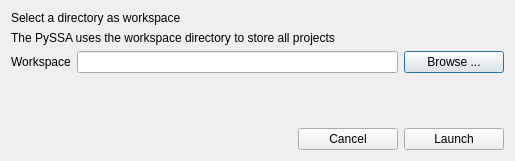
<?xml version="1.0" encoding="UTF-8"?>
<ui version="4.0">
 <class>Dialog</class>
 <widget class="QDialog" name="Dialog">
  <property name="geometry">
   <rect>
    <x>0</x>
    <y>0</y>
    <width>515</width>
    <height>161</height>
   </rect>
  </property>
  <property name="windowTitle">
   <string>Dialog</string>
  </property>
  <layout class="QVBoxLayout" name="verticalLayout_2">
   <item>
    <layout class="QVBoxLayout" name="verticalLayout">
     <item>
      <widget class="QLabel" name="lbl_title">
       <property name="text">
        <string>Select a directory as workspace</string>
       </property>
      </widget>
     </item>
     <item>
      <widget class="QLabel" name="lbl_description">
       <property name="text">
        <string>The PySSA uses the workspace directory to store all projects</string>
       </property>
      </widget>
     </item>
    </layout>
   </item>
   <item>
    <layout class="QHBoxLayout" name="horizontalLayout">
     <item>
      <widget class="QLabel" name="label_3">
       <property name="text">
        <string>Workspace</string>
       </property>
      </widget>
     </item>
     <item>
      <widget class="QLineEdit" name="txt_workspace">
       <property name="readOnly">
        <bool>true</bool>
       </property>
      </widget>
     </item>
     <item>
      <widget class="QPushButton" name="btn_choose_workspace">
       <property name="minimumSize">
        <size>
         <width>100</width>
         <height>0</height>
        </size>
       </property>
       <property name="maximumSize">
        <size>
         <width>100</width>
         <height>100</height>
        </size>
       </property>
       <property name="text">
        <string>Browse ...</string>
       </property>
      </widget>
     </item>
    </layout>
   </item>
   <item>
    <spacer name="verticalSpacer">
     <property name="orientation">
      <enum>Qt::Vertical</enum>
     </property>
     <property name="sizeHint" stdset="0">
      <size>
       <width>20</width>
       <height>40</height>
      </size>
     </property>
    </spacer>
   </item>
   <item>
    <layout class="QHBoxLayout" name="horizontalLayout_2">
     <item>
      <spacer name="horizontalSpacer">
       <property name="orientation">
        <enum>Qt::Horizontal</enum>
       </property>
       <property name="sizeHint" stdset="0">
        <size>
         <width>40</width>
         <height>20</height>
        </size>
       </property>
      </spacer>
     </item>
     <item>
      <widget class="QPushButton" name="btn_cancel">
       <property name="minimumSize">
        <size>
         <width>100</width>
         <height>0</height>
        </size>
       </property>
       <property name="maximumSize">
        <size>
         <width>100</width>
         <height>16777215</height>
        </size>
       </property>
       <property name="text">
        <string>Cancel</string>
       </property>
      </widget>
     </item>
     <item>
      <widget class="QPushButton" name="btn_launch">
       <property name="minimumSize">
        <size>
         <width>100</width>
         <height>0</height>
        </size>
       </property>
       <property name="maximumSize">
        <size>
         <width>100</width>
         <height>16777215</height>
        </size>
       </property>
       <property name="text">
        <string>Launch</string>
       </property>
      </widget>
     </item>
    </layout>
   </item>
  </layout>
 </widget>
 <resources/>
 <connections/>
</ui>
